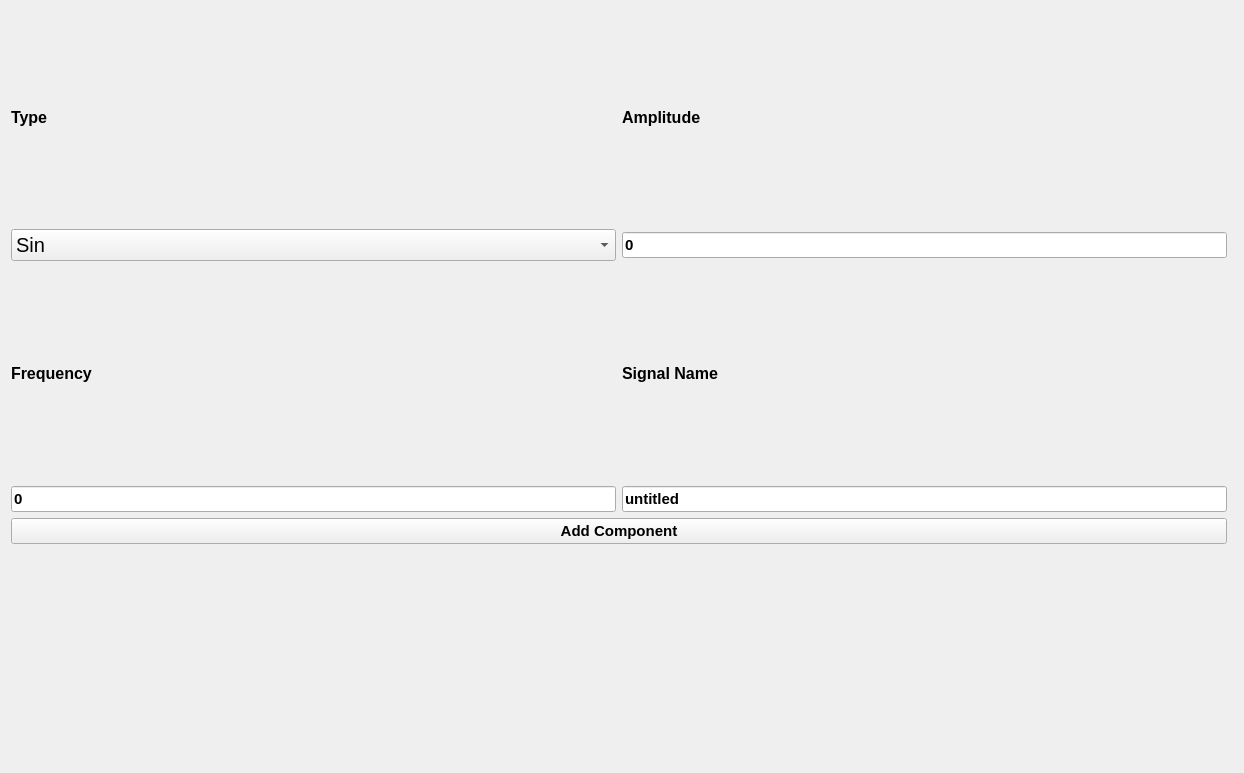
<?xml version="1.0" encoding="UTF-8"?>
<ui version="4.0">
 <class>Form</class>
 <widget class="QWidget" name="Form">
  <property name="geometry">
   <rect>
    <x>0</x>
    <y>0</y>
    <width>1244</width>
    <height>773</height>
   </rect>
  </property>
  <property name="windowTitle">
   <string>Form</string>
  </property>
  <layout class="QGridLayout" name="gridLayout_2">
   <item row="0" column="0">
    <layout class="QGridLayout" name="gridLayout">
     <property name="sizeConstraint">
      <enum>QLayout::SetMinimumSize</enum>
     </property>
     <item row="0" column="0">
      <widget class="QLabel" name="label">
       <property name="styleSheet">
        <string notr="true">font-size:16px;font-weight:bold;</string>
       </property>
       <property name="text">
        <string>Type</string>
       </property>
      </widget>
     </item>
     <item row="0" column="1">
      <widget class="QLabel" name="label_2">
       <property name="styleSheet">
        <string notr="true">font-size:16px;font-weight:bold;</string>
       </property>
       <property name="text">
        <string>Amplitude</string>
       </property>
      </widget>
     </item>
     <item row="0" column="2" rowspan="6">
      <widget class="QWidget" name="widget" native="true"/>
     </item>
     <item row="1" column="0">
      <widget class="QComboBox" name="comboBox">
       <property name="styleSheet">
        <string notr="true">font-size:20px;</string>
       </property>
       <item>
        <property name="text">
         <string>Sin</string>
        </property>
       </item>
       <item>
        <property name="text">
         <string>Cos</string>
        </property>
       </item>
      </widget>
     </item>
     <item row="1" column="1">
      <widget class="QLineEdit" name="lineEdit">
       <property name="styleSheet">
        <string notr="true">font-size:15px; font-weight:bold</string>
       </property>
       <property name="text">
        <string>0</string>
       </property>
      </widget>
     </item>
     <item row="2" column="0">
      <widget class="QLabel" name="label_3">
       <property name="styleSheet">
        <string notr="true">font-size:16px;font-weight:bold;</string>
       </property>
       <property name="text">
        <string>Frequency</string>
       </property>
      </widget>
     </item>
     <item row="2" column="1">
      <widget class="QLabel" name="label_4">
       <property name="styleSheet">
        <string notr="true">font-size:16px;font-weight:bold;</string>
       </property>
       <property name="text">
        <string>Signal Name</string>
       </property>
      </widget>
     </item>
     <item row="3" column="0">
      <widget class="QLineEdit" name="lineEdit_2">
       <property name="styleSheet">
        <string notr="true">font-size:15px; font-weight:bold</string>
       </property>
       <property name="text">
        <string>0</string>
       </property>
      </widget>
     </item>
     <item row="3" column="1">
      <widget class="QLineEdit" name="lineEdit_3">
       <property name="styleSheet">
        <string notr="true">font-size:15px; font-weight:bold</string>
       </property>
       <property name="text">
        <string>untitled</string>
       </property>
      </widget>
     </item>
     <item row="4" column="0" colspan="2">
      <widget class="QPushButton" name="pushButton">
       <property name="styleSheet">
        <string notr="true">font-size:15px; font-weight:bold</string>
       </property>
       <property name="text">
        <string>Add Component</string>
       </property>
      </widget>
     </item>
     <item row="5" column="0" colspan="2">
      <widget class="QWidget" name="widget_2" native="true"/>
     </item>
    </layout>
   </item>
  </layout>
 </widget>
 <resources/>
 <connections/>
</ui>
